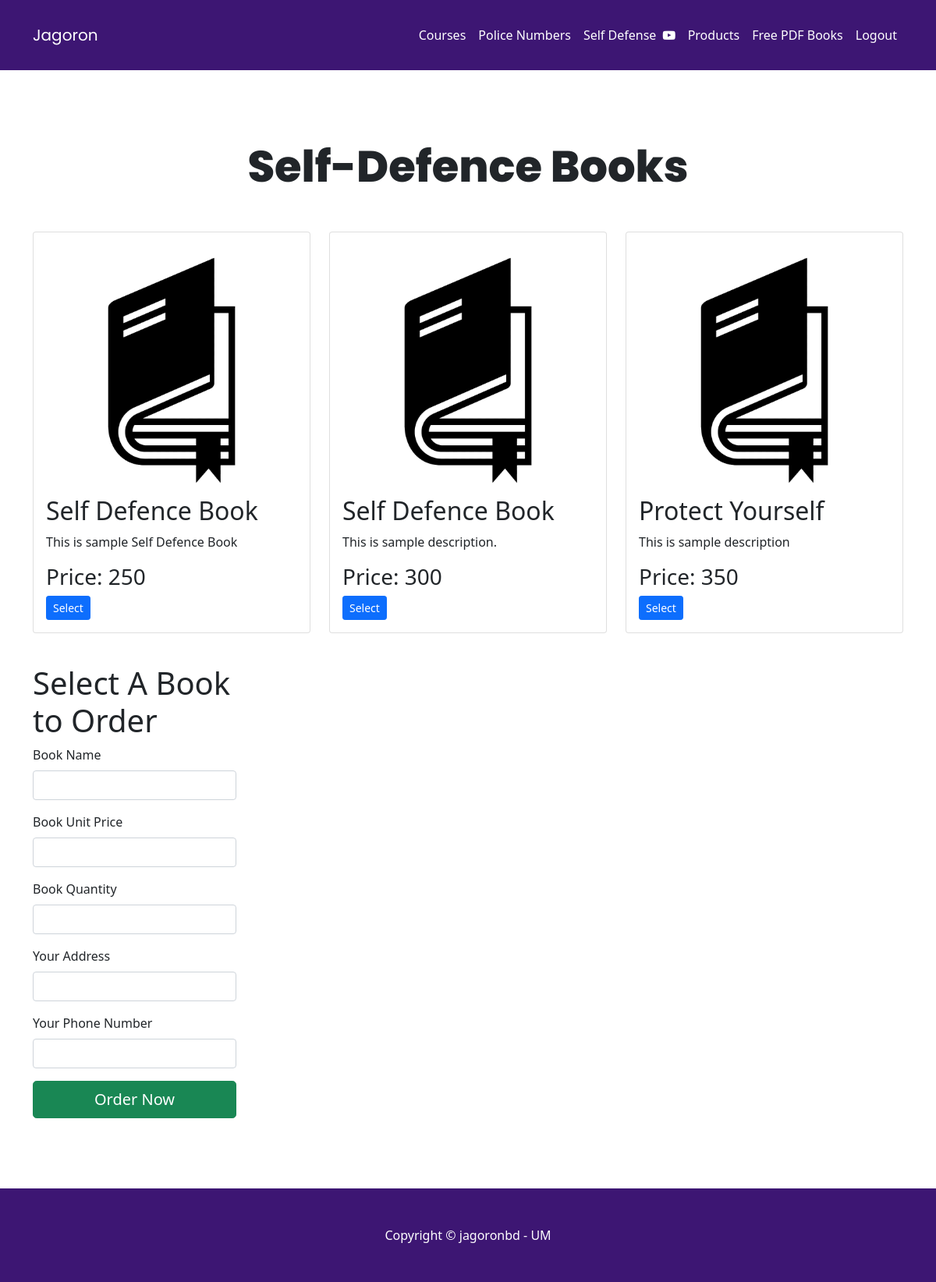
/Books.php (signed in), run on the app's committed database.
### tables this page shows
CREATE TABLE `Book` (
  `sno` int(7) NOT NULL,
  `BookName` varchar(255) NOT NULL,
  `BookDes` varchar(355) NOT NULL,
  `Price` float NOT NULL
);

### Books.php (the view, shortened to what this page needs)
<?php
$hostName = "localhost";
$userName = "root";
$password = "";
$databaseName = "jagoron";
$conn = new mysqli($hostName, $userName, $password, $databaseName);
?>
<!DOCTYPE html>
<html lang="en">
<head>
  <link rel="stylesheet" href="https://cdnjs.cloudflare.com/ajax/libs/font-awesome/4.7.0/css/font-awesome.min.css">
  <link href="https://cdn.jsdelivr.net/npm/bootstrap@5.0.2/dist/css/bootstrap.min.css" rel="stylesheet"
>
</head>
<body>
  <?php require 'partials/loggednav.php'?>
  <main class="container">
    <div id="books">
    <div class="text-center">
        <h1 class="display-4" style="font-family: 'Poppins', 'Arial'; font-weight: 800; margin-top: 90px; margin-bottom: 50px;">Self-Defence Books</h1>
    </div>
    <div class="row mt-4">
    <?php
        $qurey = "SELECT * FROM Book";
        $qurey_run = mysqli_query($conn, $qurey);
        $check_book = mysqli_num_rows($qurey_run) > 0;
        if($check_book){
            while($row = mysqli_fetch_array($qurey_run))
            {
              ?>
            <div class="col-md-4">
                <div class="card">
                  <div class="card-body">
                    <img src="book.png" class="img-fluid" alt="...">
                    <h2 class="card-title" id="proname"> <?php echo $row['BookName']; ?> </h2>
                    <p class="card-text"> <?php echo $row['BookDes']; ?> </p>
                    <h3 id="proprice">Price: <?php echo $row['Price']; ?> </h3>
                    <button class="btn btn-primary btn-sm"onclick="setOrder()">Select</button>
                  </div>
                </div>
              </div>
              <?php
            }
        }
        else{
          echo "No Book Found";
        }
    ?>
    </div>
    <div class="row">
    <div class="col-lg-3 col-md-3 col-12" style="margin-top: 40px;">
<h1>Select A Book to Order</h1>
  <form action="Books.php" method="POST">
    <div class="mb-3">
        <label for="exampleFormControlInput1" class="form-label">Book Name</label>
        <input type="text" class="form-control" id="productName" name='productName' placeholder="">
    </div>
     <div class="mb-3">
        <label for="exampleFormControlInput1" class="form-label">Book Unit Price</label>
        <input type="text" class="form-control" id="unitPrice" name="unitPrice" placeholder="">
    </div>
    <div class="mb-3">
        <label for="exampleFormControlInput1" class="form-label">Book Quantity</label>
        <input type="text" class="form-control" id="quantity" name="quantity" placeholder="">
    </div>
    <div class="mb-3">
        <label for="exampleFormControlInput1" class="form-label">Your Address</label>
        <input type="text" class="form-control" id="address" name="address" placeholder="">
    </div>
    <div class="mb-3">
        <label for="exampleFormControlInput1" class="form-label">Your Phone Number</label>
        <input type="text" class="form-control" id="phone" name="phone" placeholder="">
    </div>
    <button type="submit" class="btn btn-success btn-lg d-block w-100" style="margin-top: 15px;">Order Now</button>
  </form>
</div>
    </div>
    </div>
  </main>
<footer class="py-5" style="background-color: #3D1673; margin-top: 90px">
  <div class="container">
    <p class="m-0 text-center text-white">Copyright &copy; jagoronbd - UM</p>
  </div>
</footer>
</body>
</html>

### Books.php (style rules this page uses)
body { background-color: #ffffff; }

### data on the page
book: BookName "Self Defence Book", BookDes "This is sample Self Defence Book", Price "250"
book: BookName "Self Defence Book", BookDes "This is sample description.", Price "300"
book: BookName "Protect Yourself", BookDes "This is sample description", Price "350"
